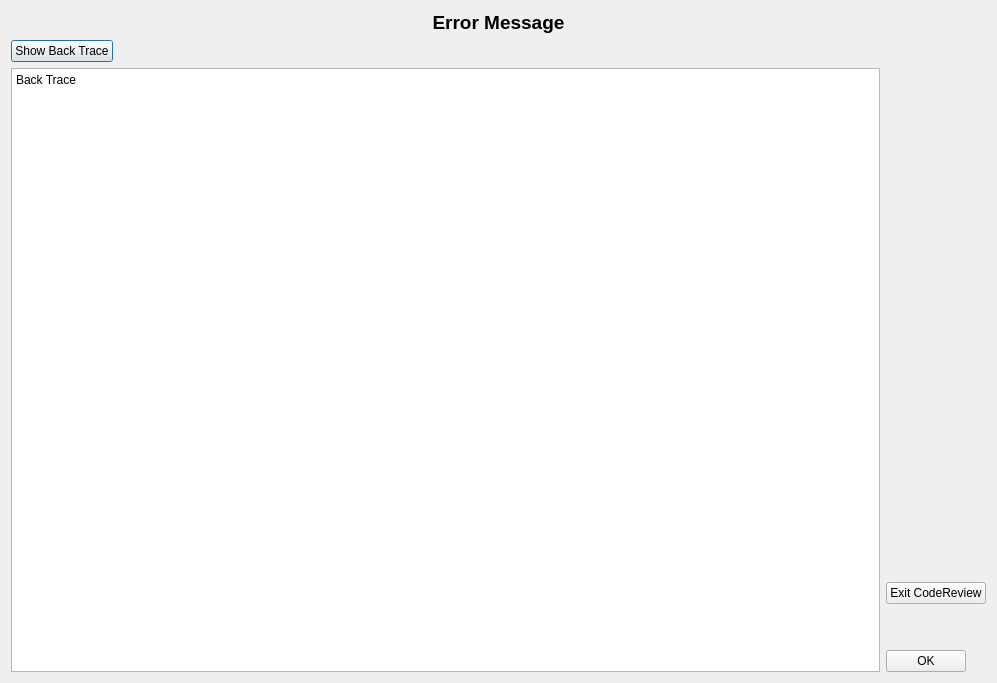
<?xml version="1.0" encoding="UTF-8"?>
<ui version="4.0">
 <class>critical_error_form</class>
 <widget class="QDialog" name="critical_error_form">
  <property name="windowModality">
   <enum>Qt::ApplicationModal</enum>
  </property>
  <property name="geometry">
   <rect>
    <x>0</x>
    <y>0</y>
    <width>997</width>
    <height>683</height>
   </rect>
  </property>
  <property name="windowTitle">
   <string>CodeReview Critical Error</string>
  </property>
  <layout class="QVBoxLayout" name="verticalLayout_3">
   <item>
    <widget class="QLabel" name="error_message_label">
     <property name="sizePolicy">
      <sizepolicy hsizetype="Expanding" vsizetype="Minimum">
       <horstretch>0</horstretch>
       <verstretch>0</verstretch>
      </sizepolicy>
     </property>
     <property name="font">
      <font>
       <pointsize>14</pointsize>
       <weight>75</weight>
       <bold>true</bold>
      </font>
     </property>
     <property name="lineWidth">
      <number>1</number>
     </property>
     <property name="text">
      <string>Error Message</string>
     </property>
     <property name="textFormat">
      <enum>Qt::RichText</enum>
     </property>
     <property name="alignment">
      <set>Qt::AlignCenter</set>
     </property>
    </widget>
   </item>
   <item>
    <layout class="QHBoxLayout" name="horizontalLayout_3">
     <item>
      <layout class="QVBoxLayout" name="verticalLayout_2">
       <item>
        <layout class="QHBoxLayout" name="horizontalLayout">
         <item>
          <widget class="QPushButton" name="show_backtrace_button">
           <property name="sizePolicy">
            <sizepolicy hsizetype="Fixed" vsizetype="Fixed">
             <horstretch>0</horstretch>
             <verstretch>0</verstretch>
            </sizepolicy>
           </property>
           <property name="text">
            <string>Show Back Trace</string>
           </property>
          </widget>
         </item>
         <item>
          <spacer name="horizontalSpacer">
           <property name="orientation">
            <enum>Qt::Horizontal</enum>
           </property>
           <property name="sizeHint" stdset="0">
            <size>
             <width>40</width>
             <height>20</height>
            </size>
           </property>
          </spacer>
         </item>
        </layout>
       </item>
       <item>
        <widget class="QTextEdit" name="back_trace_text_browser">
         <property name="enabled">
          <bool>true</bool>
         </property>
         <property name="minimumSize">
          <size>
           <width>800</width>
           <height>500</height>
          </size>
         </property>
         <property name="documentTitle">
          <string notr="true"/>
         </property>
         <property name="readOnly">
          <bool>true</bool>
         </property>
         <property name="html">
          <string>&lt;!DOCTYPE HTML PUBLIC &quot;-//W3C//DTD HTML 4.0//EN&quot; &quot;http://www.w3.org/TR/REC-html40/strict.dtd&quot;&gt;
&lt;html&gt;&lt;head&gt;&lt;meta name=&quot;qrichtext&quot; content=&quot;1&quot; /&gt;&lt;style type=&quot;text/css&quot;&gt;
p, li { white-space: pre-wrap; }
&lt;/style&gt;&lt;/head&gt;&lt;body style=&quot; font-family:'Sans Serif'; font-size:10pt; font-weight:400; font-style:normal;&quot;&gt;
&lt;p style=&quot; margin-top:0px; margin-bottom:0px; margin-left:0px; margin-right:0px; -qt-block-indent:0; text-indent:0px;&quot;&gt;&lt;span style=&quot; font-size:9pt;&quot;&gt;Back Trace&lt;/span&gt;&lt;/p&gt;&lt;/body&gt;&lt;/html&gt;</string>
         </property>
        </widget>
       </item>
      </layout>
     </item>
     <item>
      <layout class="QVBoxLayout" name="verticalLayout">
       <item>
        <spacer name="verticalSpacer">
         <property name="orientation">
          <enum>Qt::Vertical</enum>
         </property>
         <property name="sizeHint" stdset="0">
          <size>
           <width>20</width>
           <height>40</height>
          </size>
         </property>
        </spacer>
       </item>
       <item>
        <widget class="QPushButton" name="exit_button">
         <property name="sizePolicy">
          <sizepolicy hsizetype="Fixed" vsizetype="Fixed">
           <horstretch>0</horstretch>
           <verstretch>0</verstretch>
          </sizepolicy>
         </property>
         <property name="text">
          <string>Exit CodeReview</string>
         </property>
        </widget>
       </item>
       <item>
        <spacer name="verticalSpacer_3">
         <property name="orientation">
          <enum>Qt::Vertical</enum>
         </property>
         <property name="sizeType">
          <enum>QSizePolicy::Fixed</enum>
         </property>
         <property name="sizeHint" stdset="0">
          <size>
           <width>20</width>
           <height>40</height>
          </size>
         </property>
        </spacer>
       </item>
       <item>
        <widget class="QPushButton" name="ok_button">
         <property name="sizePolicy">
          <sizepolicy hsizetype="Fixed" vsizetype="Fixed">
           <horstretch>0</horstretch>
           <verstretch>0</verstretch>
          </sizepolicy>
         </property>
         <property name="text">
          <string>OK</string>
         </property>
        </widget>
       </item>
      </layout>
     </item>
    </layout>
   </item>
  </layout>
 </widget>
 <tabstops>
  <tabstop>exit_button</tabstop>
  <tabstop>ok_button</tabstop>
 </tabstops>
 <resources/>
 <connections>
  <connection>
   <sender>ok_button</sender>
   <signal>clicked()</signal>
   <receiver>critical_error_form</receiver>
   <slot>accept()</slot>
   <hints>
    <hint type="sourcelabel">
     <x>901</x>
     <y>668</y>
    </hint>
    <hint type="destinationlabel">
     <x>932</x>
     <y>931</y>
    </hint>
   </hints>
  </connection>
 </connections>
</ui>
